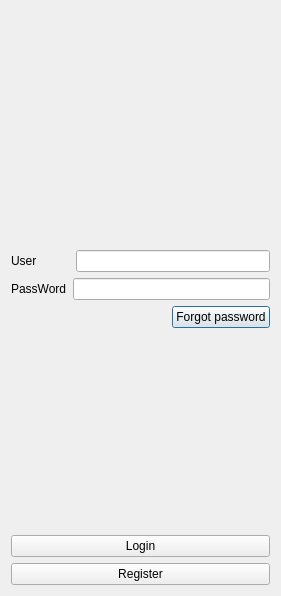
<?xml version="1.0" encoding="UTF-8"?>
<ui version="4.0">
 <class>LoginDialog</class>
 <widget class="QDialog" name="LoginDialog">
  <property name="geometry">
   <rect>
    <x>0</x>
    <y>0</y>
    <width>281</width>
    <height>596</height>
   </rect>
  </property>
  <property name="windowTitle">
   <string>Dialog</string>
  </property>
  <layout class="QVBoxLayout" name="verticalLayout">
   <item>
    <widget class="QWidget" name="widget" native="true">
     <layout class="QHBoxLayout" name="horizontalLayout_4">
      <item>
       <widget class="QLabel" name="label_4">
        <property name="text">
         <string/>
        </property>
        <property name="pixmap">
         <pixmap resource="qrc.qrc">:/asset/chart.png</pixmap>
        </property>
        <property name="scaledContents">
         <bool>true</bool>
        </property>
       </widget>
      </item>
     </layout>
    </widget>
   </item>
   <item>
    <spacer name="verticalSpacer">
     <property name="orientation">
      <enum>Qt::Orientation::Vertical</enum>
     </property>
     <property name="sizeHint" stdset="0">
      <size>
       <width>20</width>
       <height>40</height>
      </size>
     </property>
    </spacer>
   </item>
   <item>
    <layout class="QHBoxLayout" name="horizontalLayout">
     <item>
      <widget class="QLabel" name="label">
       <property name="text">
        <string>User          </string>
       </property>
      </widget>
     </item>
     <item>
      <widget class="QLineEdit" name="lineEdit"/>
     </item>
    </layout>
   </item>
   <item>
    <layout class="QHBoxLayout" name="horizontalLayout_2">
     <item>
      <widget class="QLabel" name="label_2">
       <property name="text">
        <string>PassWord</string>
       </property>
      </widget>
     </item>
     <item>
      <widget class="QLineEdit" name="lineEdit_2"/>
     </item>
    </layout>
   </item>
   <item>
    <layout class="QHBoxLayout" name="horizontalLayout_3">
     <item>
      <spacer name="horizontalSpacer">
       <property name="orientation">
        <enum>Qt::Orientation::Horizontal</enum>
       </property>
       <property name="sizeHint" stdset="0">
        <size>
         <width>40</width>
         <height>20</height>
        </size>
       </property>
      </spacer>
     </item>
     <item>
      <widget class="QPushButton" name="pushButton_3">
       <property name="text">
        <string>Forgot password</string>
       </property>
      </widget>
     </item>
    </layout>
   </item>
   <item>
    <spacer name="verticalSpacer_2">
     <property name="orientation">
      <enum>Qt::Orientation::Vertical</enum>
     </property>
     <property name="sizeHint" stdset="0">
      <size>
       <width>20</width>
       <height>40</height>
      </size>
     </property>
    </spacer>
   </item>
   <item>
    <widget class="QPushButton" name="pushButton">
     <property name="text">
      <string>Login</string>
     </property>
    </widget>
   </item>
   <item>
    <widget class="QPushButton" name="pushButton_register">
     <property name="text">
      <string>Register</string>
     </property>
    </widget>
   </item>
  </layout>
 </widget>
 <resources>
  <include location="qrc.qrc"/>
 </resources>
 <connections/>
</ui>
